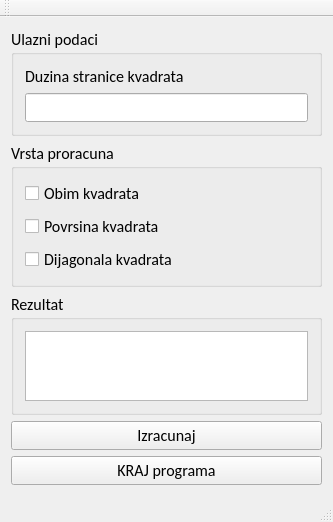
<?xml version="1.0" encoding="UTF-8"?>
<ui version="4.0">
 <class>MainWindow</class>
 <widget class="QMainWindow" name="MainWindow">
  <property name="geometry">
   <rect>
    <x>0</x>
    <y>0</y>
    <width>333</width>
    <height>506</height>
   </rect>
  </property>
  <property name="font">
   <font>
    <family>Calibri</family>
    <pointsize>12</pointsize>
   </font>
  </property>
  <property name="windowTitle">
   <string>MainWindow</string>
  </property>
  <widget class="QWidget" name="centralWidget">
   <layout class="QVBoxLayout" name="verticalLayout">
    <item>
     <widget class="QGroupBox" name="groupBox">
      <property name="title">
       <string>Ulazni podaci</string>
      </property>
      <layout class="QVBoxLayout" name="verticalLayout_2">
       <item>
        <widget class="QLabel" name="label">
         <property name="text">
          <string>Duzina stranice kvadrata</string>
         </property>
        </widget>
       </item>
       <item>
        <widget class="QLineEdit" name="lineEdit"/>
       </item>
      </layout>
     </widget>
    </item>
    <item>
     <widget class="QGroupBox" name="groupBox_2">
      <property name="title">
       <string>Vrsta proracuna</string>
      </property>
      <layout class="QVBoxLayout" name="verticalLayout_3">
       <item>
        <widget class="QCheckBox" name="checkBox">
         <property name="text">
          <string>Obim kvadrata</string>
         </property>
        </widget>
       </item>
       <item>
        <widget class="QCheckBox" name="checkBox_2">
         <property name="text">
          <string>Povrsina kvadrata</string>
         </property>
        </widget>
       </item>
       <item>
        <widget class="QCheckBox" name="checkBox_3">
         <property name="text">
          <string>Dijagonala kvadrata</string>
         </property>
        </widget>
       </item>
      </layout>
     </widget>
    </item>
    <item>
     <widget class="QGroupBox" name="groupBox_3">
      <property name="title">
       <string>Rezultat</string>
      </property>
      <layout class="QVBoxLayout" name="verticalLayout_4">
       <item>
        <widget class="QTextEdit" name="textEdit">
         <property name="readOnly">
          <bool>true</bool>
         </property>
        </widget>
       </item>
      </layout>
     </widget>
    </item>
    <item>
     <widget class="QPushButton" name="pushButton">
      <property name="text">
       <string>Izracunaj</string>
      </property>
     </widget>
    </item>
    <item>
     <widget class="QPushButton" name="pushButton_2">
      <property name="text">
       <string>KRAJ programa</string>
      </property>
     </widget>
    </item>
   </layout>
  </widget>
  <widget class="QMenuBar" name="menuBar">
   <property name="geometry">
    <rect>
     <x>0</x>
     <y>0</y>
     <width>333</width>
     <height>26</height>
    </rect>
   </property>
  </widget>
  <widget class="QToolBar" name="mainToolBar">
   <attribute name="toolBarArea">
    <enum>TopToolBarArea</enum>
   </attribute>
   <attribute name="toolBarBreak">
    <bool>false</bool>
   </attribute>
  </widget>
  <widget class="QStatusBar" name="statusBar"/>
 </widget>
 <layoutdefault spacing="6" margin="11"/>
 <resources/>
 <connections/>
</ui>
